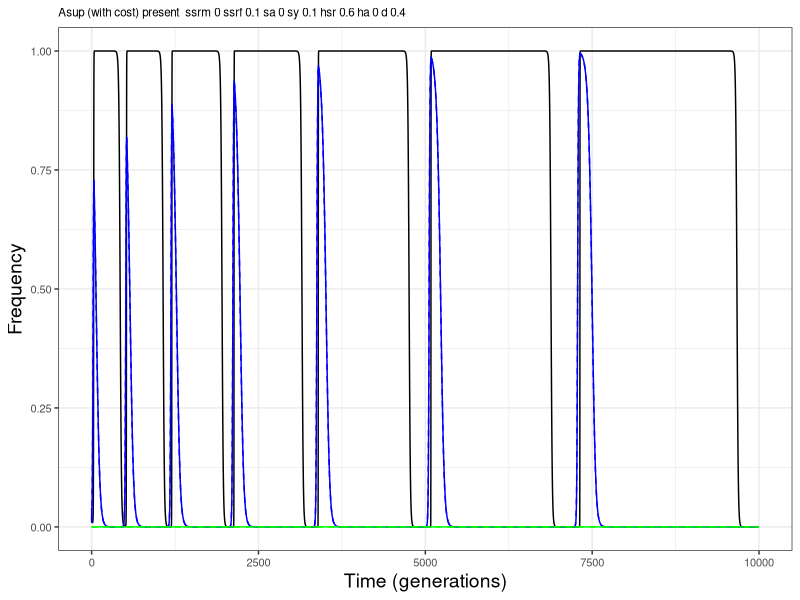
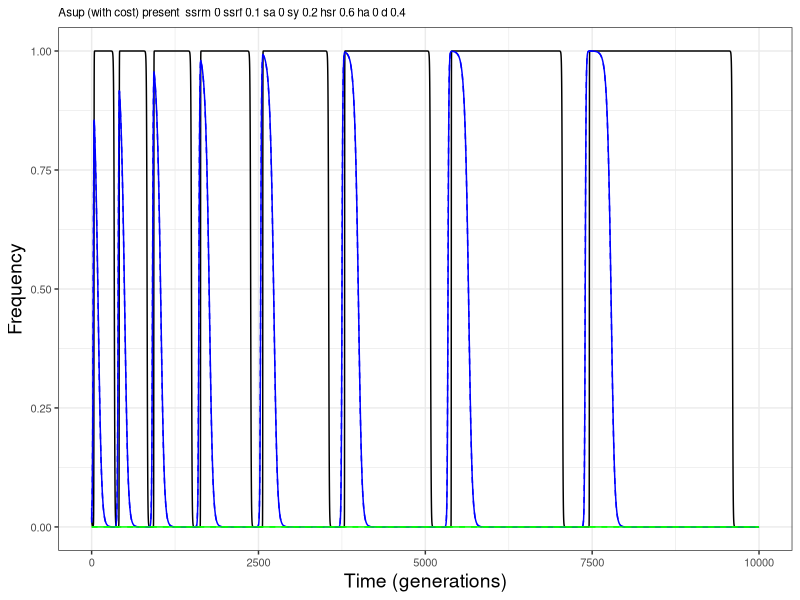
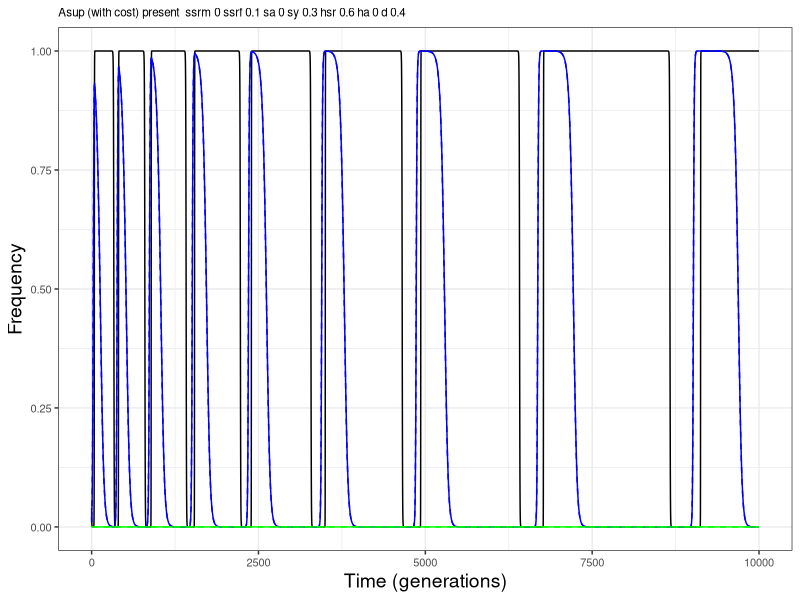
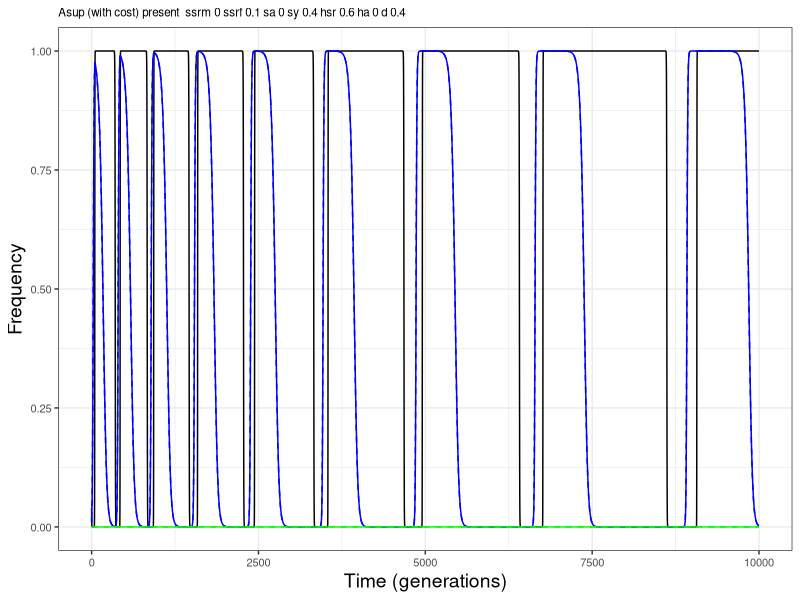
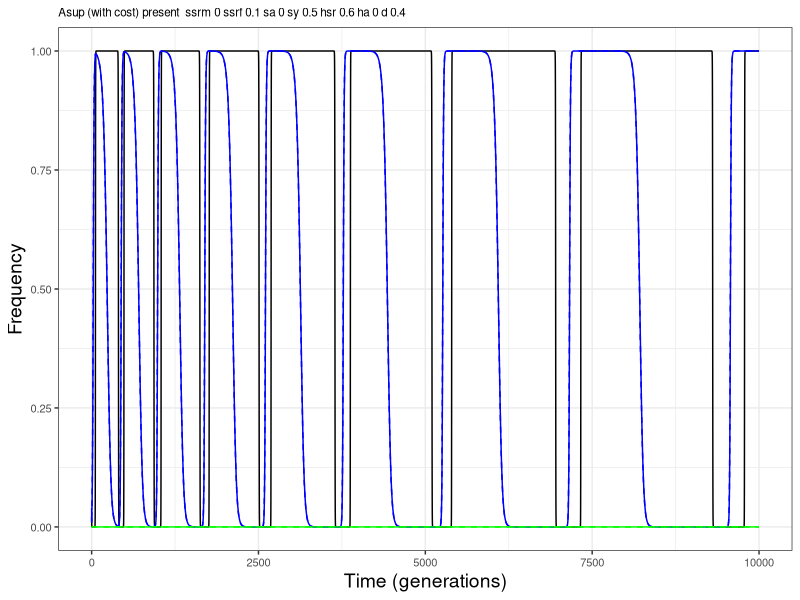
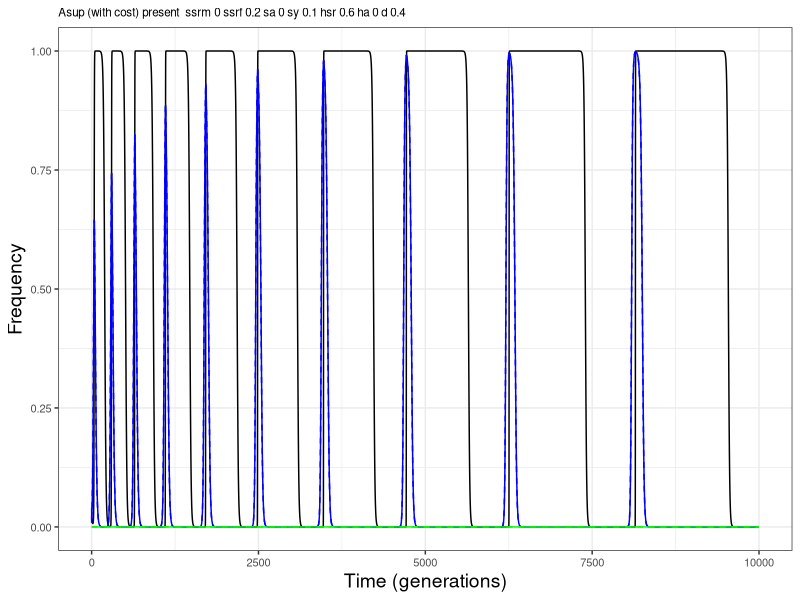
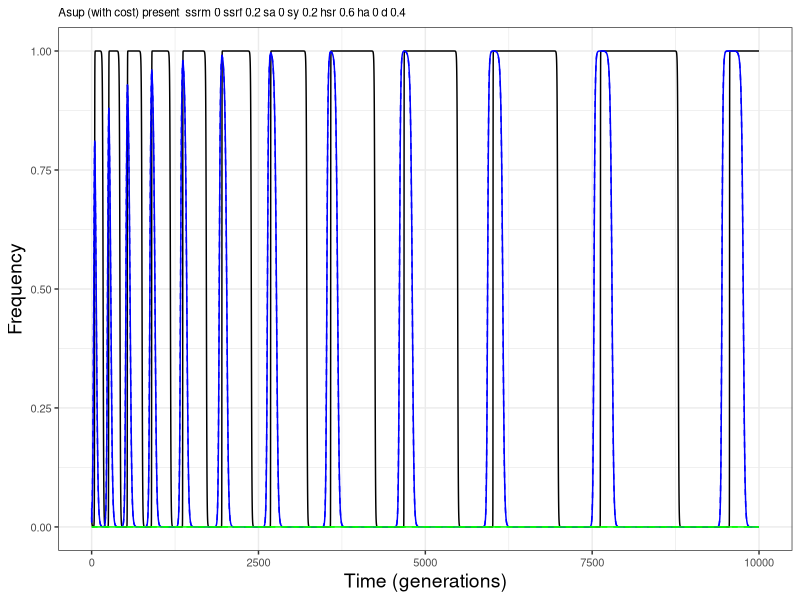
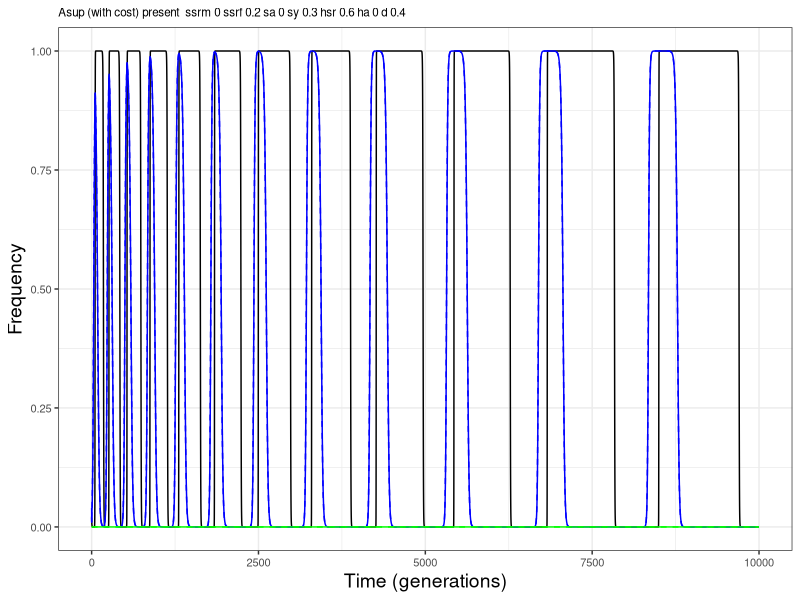

Generate these figures, in order, with R: (Note: a time limit stopped this script after it produced the figures.)
#Autosomal suppression of meiotic drive can prevent sex chromosome cycling
#Code: Anjali Gupta
#Last worked on: 25 February 2024



#Set Working Directory
setwd("~/locate your directory")

# Parameters:
#   sdm = ssrm: Fitness cost of sex-ratio drive gene in males 
#   hd = hsr: Dominance of cost of drive in females
#   sdf = ssr: Fitness cost of sex-ratio drive gene in females
#   ha: Dominance of cost of autosomal suppressor
#   sa: Fitness cost of autosomal suppressor
#   sy: Fitness cost of Y-linked suppressor
#   d: Strength of drive
#   p1, p2, p3, ..., p9: Genotypic frequencies in females
#   q1, q2, q3, ..., q12: Genotypic frequencies in males
#   t: Start time (in generations)
#   t_final: End time (in generations)
#   Xdm = XSRm: Allelic frequency of driving X in males
#   Xdf = XSRf: Allelic frequency of driving X in females
#   Asm = Asupm: Allelic frequency of autosomal suppressor in males
#   Asf = Asupf: Allelic frequency of autosomal suppressor in females 
#   Ys = Ysup: Allelic frequency of Y-linked suppressor

#Checking if we get the same cycling behavior for the exact same parameters as Hall 2004 - region 4 (Figure 3)

#Making the dataframe for Hall 2004 - region 4 - Fig3 - Cycling parameter space

Hall_Region4 <- data.frame(ssrm=numeric(),
                           ssr=numeric(),
                           sy=numeric(),
                           hsr=numeric(),
                           d=numeric())

for(ssr in seq(0.1,0.4,0.1)) {
  for(sy in seq(0.1,0.5,0.1)) {
    
        ssrm = 0
        hsr = 3/5
        d = 2/5
    
        Hall_Region4 <- rbind(Hall_Region4, data.frame(ssrm=ssrm, ssr=ssr, sy=sy, hsr=hsr, d=d))
        
  }
}

for(ssr in seq(0.1,0.2,0.1)) {
  for(sy in seq(0.1,0.3,0.1)) {
        
        ssrm = 0
        hsr = 3/5
        d = 1/5
        
        Hall_Region4 <- rbind(Hall_Region4, data.frame(ssrm=ssrm, ssr=ssr, sy=sy, hsr=hsr, d=d))
        
  }
}

for(ssr in seq(0.1,0.3,0.1)) {
  for(sy in seq(0.1,0.7,0.1)) {
      
        ssrm = 0
        hsr = 2/5
        d = 2/5
        
        Hall_Region4 <- rbind(Hall_Region4, data.frame(ssrm=ssrm, ssr=ssr, sy=sy, hsr=hsr, d=d))
        
  }
}

for(ssr in seq(0.1,0.1,0.1)) {
  for(sy in seq(0.1,0.3,0.1)) {
        
        ssrm = 0
        hsr = 2/5
        d = 1/5
        
        Hall_Region4 <- rbind(Hall_Region4, data.frame(ssrm=ssrm, ssr=ssr, sy=sy, hsr=hsr, d=d))
        
  }
}

for(ssr in seq(0.1,0.2,0.1)) {
  for(sy in seq(0.4,0.7,0.1)) {
        
        ssrm = 0
        hsr = 0
        d = 2/5
        
        Hall_Region4 <- rbind(Hall_Region4, data.frame(ssrm=ssrm, ssr=ssr, sy=sy, hsr=hsr, d=d))
        
  }
}

# The while loop function simulates the dynamics of a population of a X-linked sex-ratio meiotic drive gene with Y-linked and autosomal suppressors over time.

# Parameters:
#   sdm = ssrm: Fitness cost of sex-ratio drive gene in males 
#   hd = hsr: Dominance of cost of drive in females
#   sdf = ssr: Fitness cost of sex-ratio drive gene in females
#   ha: Dominance of cost of autosomal suppressor
#   sa: Fitness cost of autosomal suppressor
#   sy: Fitness cost of Y-linked suppressor
#   d: Strength of drive
#   p1, p2, p3, ..., p9: Genotypic frequencies in females
#   q1, q2, q3, ..., q12: Genotypic frequencies in males
#   t: Start time (in generations)
#   t_final: End time (in generations)
#   Xdm = XSRm: Allelic frequency of driving X in males
#   Xdf = XSRf: Allelic frequency of driving X in females
#   Asm = Asupm: Allelic frequency of autosomal suppressor in males
#   Asf = Asupf: Allelic frequency of autosomal suppressor in females 
#   Ys = Ysup: Allelic frequency of Y-linked suppressor

while_loop <- function(ssrm,hsr,ssr,ha,sa,sy,d,
                       p1,p2,p3,p4,p5,p6,p7,p8,p9,
                       q1,q2,q3,q4,q5,q6,q7,q8,q9,q10,q11,q12,
                       t,t_final) {
  
  
  XSRm = (q10 + q11 + q12 + q4 + q5 + q6)/(q10 + q11 + q12 + q4 + q5 + q6 + q1 + q2 + q3 + q7 + q8 + q9) #freq of driver X in males
  XSRf = (p4 + p5 + p6 + 2*(p7 + p8 + p9))/(2*(p1 + p2 + p3) + p4 + p5 + p6 + p4 + p5 + p6 + 2*(p7 + p8 + p9)) #freq of driver X in females
  Asupm = (q11 + q2 + q5 + q8 + 2*(q12 + q3 + q6 + q9))/(q11 + q2 + q5 + 2*(q1 + q10 + q4 + q7) + q8 + q11 + q2 + q5 + q8 + 2*(q12 + q3 + q6 + q9)) #freq of Autosomal suppressor in males
  Asupf = (p2 + p5 + p8 + 2*(p3 + p6 + p9))/(p2 + p5 + 2*(p1 + p4 + p7) + p8 + p2 + p5 + p8 + 2*(p3 + p6 + p9)) #freq of Autosomal suppressor in females
  Ysup = (q10 + q11 + q12 + q7 + q8 + q9)/(q1 + q2 + q3 + q4 + q5 + q6 + q10 + q11 + q12 + q7 + q8 + q9) #freq of Y suppressor in males
  
  results = data.frame(ssrm=ssrm,hsr=hsr,ssr=ssr,ha=ha,sa=sa,sy=sy,d=d,
                       p1=p1,p2=p2,p3=p3,p4=p4,p5=p5,p6=p6,p7=p7,p8=p8,p9=p9,
                       q1=q1,q2=q2,q3=q3,q4=q4,q5=q5,q6=q6,q7=q7,q8=q8,q9=q9,q10=q10,q11=q11,q12=q12,
                       t=t,
                       XSRm=XSRm,XSRf=XSRf,Asupm=Asupm,Asupf=Asupf,Ysup=Ysup)
  
  
  while(t<t_final &&
        !(q1+q2+q3+q4+q5+q6+q7+q8+q9+q10+q11+q12 == 0)) {
    
    u1 = v1 = 1
    u2 = v2 = 1 - ha*sa
    u3 = v3 = 1 - sa
    u4 = (1 - hsr*ssr)
    u5 = (1 - hsr*ssr)*(1 - ha*sa)
    u6 = (1 - hsr*ssr)*(1 - sa)
    u7 = (1 - ssr)
    u8 = (1 - ssr)*(1 - ha*sa)
    u9 = (1 - ssr)*(1 - sa)
    v4 = (1 - ssrm)
    v5 = (1 - ssrm)*(1 - ha*sa)
    v6 = (1 - ssrm)*(1 - sa)
    v7 = (1 - sy)
    v8 = (1 - sy)*(1 - ha*sa)
    v9 = (1 - sy)*(1 - sa)
    v10 = (1 - ssrm)*(1 - sy)
    v11 = (1 - ssrm)*(1 - sy)*(1 - ha*sa)
    v12 = (1 - ssrm)*(1 - sy)*(1 - sa)
    
    T = (v12*(p5/4 + p6/2 + p8/2 + p9)*(q8/4 + q9/2 + q11/4 + 
                                          q12/2)) + (v11*((p4/2 + p5/4 + p7 + p8/2)*(q8/4 + q9/2 + q11/4 +
                                                                                       q12/2) + (p5/4 + p6/2 + p8/2 + p9)*(q7/2 + q8/4 + q10/2 + 
                                                                                                                             q11/4))) + (v10*(p4/2 + p5/4 + p7 + p8/2)*(q7/2 + q8/4 + 
                                                                                                                                                                          q10/2 + q11/4)) + (v9*(p2/2 + p3 + p5/4 + p6/2)*(q8/4 + q9/2 + 
                                                                                                                                                                                                                             q11/4 + q12/
                                                                                                                                                                                                                             2)) + (v8*((p1 + p2/2 + p4/2 + p5/4)*(q8/4 + q9/2 + q11/4 + 
                                                                                                                                                                                                                                                                     q12/2) + (p2/2 + p3 + p5/4 + p6/2)*(q7/2 + q8/4 + q10/2 + 
                                                                                                                                                                                                                                                                                                           q11/4))) + (v7*(p1 + p2/2 + p4/2 + p5/4)*(q7/2 + q8/4 + 
                                                                                                                                                                                                                                                                                                                                                       q10/2 + q11/4)) + (v6*(p5/4 + p6/2 + p8/2 + p9)*(q2/4 + q3/2 + 
                                                                                                                                                                                                                                                                                                                                                                                                          q5/4 + q6/
                                                                                                                                                                                                                                                                                                                                                                                                          2)) + (v5*((p5/4 + p6/2 + p8/2 + p9)*(q1/2 + 
                                                                                                                                                                                                                                                                                                                                                                                                                                                  q2/4 + ((1/2) - d)*q4 + q5/4) + (p4/2 + p5/4 + p7 + 
                                                                                                                                                                                                                                                                                                                                                                                                                                                                                     p8/2)*(q2/4 + q3/2 + q5/4 + q6/2))) + (v4*(p4/2 + p5/4 + p7 +
                                                                                                                                                                                                                                                                                                                                                                                                                                                                                                                                  p8/2)*(q1/2 + q2/4 + ((1/2) - d)*q4 + q5/4)) + (v3*(p2/2 + p3 +
                                                                                                                                                                                                                                                                                                                                                                                                                                                                                                                                                                                        p5/4 + p6/2)*(q2/4 + q3/2 + q5/4 + 
                                                                                                                                                                                                                                                                                                                                                                                                                                                                                                                                                                                                        q6/2)) + (v2*((p1 + p2/2 + p4/2 + p5/4)*(q2/4 + q3/2 + q5/4 + 
                                                                                                                                                                                                                                                                                                                                                                                                                                                                                                                                                                                                                                                   q6/2) + (p2/2 + p3 + p5/4 + p6/2)*(q1/2 + 
                                                                                                                                                                                                                                                                                                                                                                                                                                                                                                                                                                                                                                                                                        q2/4 + ((1/2) - d)*q4 + q5/4))) + (v1*(p1 + p2/2 + p4/2 + 
                                                                                                                                                                                                                                                                                                                                                                                                                                                                                                                                                                                                                                                                                                                                 p5/4)*(q1/2 + q2/4 + ((1/2) - d)*q4 + q5/4)) + (u9*(p5/4 + 
                                                                                                                                                                                                                                                                                                                                                                                                                                                                                                                                                                                                                                                                                                                                                                                       p6/2 + p8/2 + p9)*(q5/4 + q6/2 + q11/4 + 
                                                                                                                                                                                                                                                                                                                                                                                                                                                                                                                                                                                                                                                                                                                                                                                                            q12/2)) + (u8*((p4/2 + p5/4 + p7 + p8/2)*(q5/4 + q6/2 + q11/4 + 
                                                                                                                                                                                                                                                                                                                                                                                                                                                                                                                                                                                                                                                                                                                                                                                                                                                        q12/2) + (p5/4 + p6/2 + p8/2 + p9)*(((1/2) + d)*q4 + q5/4 + 
                                                                                                                                                                                                                                                                                                                                                                                                                                                                                                                                                                                                                                                                                                                                                                                                                                                                                              q10/2 + q11/4))) + (u7*((p4/2 + p5/4 + p7 + 
                                                                                                                                                                                                                                                                                                                                                                                                                                                                                                                                                                                                                                                                                                                                                                                                                                                                                                                         p8/2)*(((1/2) + d)*q4 + q5/4 + q10/2 + 
                                                                                                                                                                                                                                                                                                                                                                                                                                                                                                                                                                                                                                                                                                                                                                                                                                                                                                                                  q11/4))) + (u6*((p2/2 + p3 + p5/4 + p6/2)*(q5/4 + q6/2 + 
                                                                                                                                                                                                                                                                                                                                                                                                                                                                                                                                                                                                                                                                                                                                                                                                                                                                                                                                                                               q11/4 + q12/2) + (p5/4 + p6/2 + p8/2 + p9)*(q2/4 + q3/2 + 
                                                                                                                                                                                                                                                                                                                                                                                                                                                                                                                                                                                                                                                                                                                                                                                                                                                                                                                                                                                                                             q8/4 + q9/2))) + (u5*((p1 + p2/2 + p4/2 + p5/4)*(q5/4 + 
                                                                                                                                                                                                                                                                                                                                                                                                                                                                                                                                                                                                                                                                                                                                                                                                                                                                                                                                                                                                                                                                                q6/2 + q11/4 + q12/2) + (p4/2 + p5/4 + p7 + p8/2)*(q2/4 + 
                                                                                                                                                                                                                                                                                                                                                                                                                                                                                                                                                                                                                                                                                                                                                                                                                                                                                                                                                                                                                                                                                                                                     q3/2 + q8/4 + q9/2) + (p2/2 + p3 + p5/4 + 
                                                                                                                                                                                                                                                                                                                                                                                                                                                                                                                                                                                                                                                                                                                                                                                                                                                                                                                                                                                                                                                                                                                                                              p6/2)*(((1/2) + d)*q4 + q5/4 + q10/2 + q11/4) + (p5/4 + 
                                                                                                                                                                                                                                                                                                                                                                                                                                                                                                                                                                                                                                                                                                                                                                                                                                                                                                                                                                                                                                                                                                                                                                                                                 p6/2 + p8/2 + p9)*(q1/2 + q2/4 + q7/2 + q8/4))) + (u4*((p1 + 
                                                                                                                                                                                                                                                                                                                                                                                                                                                                                                                                                                                                                                                                                                                                                                                                                                                                                                                                                                                                                                                                                                                                                                                                                                                                           p2/2 + p4/2 + p5/4)*(((1/2) + d)*q4 + q5/4 + q10/2 + 
                                                                                                                                                                                                                                                                                                                                                                                                                                                                                                                                                                                                                                                                                                                                                                                                                                                                                                                                                                                                                                                                                                                                                                                                                                                                                                  q11/4) + (p4/2 + p5/4 + p7 + p8/2)*(q1/2 + q2/4 + q7/2 + 
                                                                                                                                                                                                                                                                                                                                                                                                                                                                                                                                                                                                                                                                                                                                                                                                                                                                                                                                                                                                                                                                                                                                                                                                                                                                                                                                        q8/4))) + (u3*(p2/2 + p3 + p5/4 + p6/2)*(q2/4 + q3/2 + q8/4 +
                                                                                                                                                                                                                                                                                                                                                                                                                                                                                                                                                                                                                                                                                                                                                                                                                                                                                                                                                                                                                                                                                                                                                                                                                                                                                                                                                                                   q9/2)) + (u2*((p1 + p2/2 + p4/2 + p5/4)*(q2/4 + q3/2 + q8/4 + 
                                                                                                                                                                                                                                                                                                                                                                                                                                                                                                                                                                                                                                                                                                                                                                                                                                                                                                                                                                                                                                                                                                                                                                                                                                                                                                                                                                                                                              q9/2) + (p2/2 + p3 + p5/4 + p6/2)*(q1/2 + q2/4 + q7/2 + 
                                                                                                                                                                                                                                                                                                                                                                                                                                                                                                                                                                                                                                                                                                                                                                                                                                                                                                                                                                                                                                                                                                                                                                                                                                                                                                                                                                                                                                                                   q8/4))) + (u1*(p1 + p2/2 + p4/2 + p5/4)*(q1/2 + q2/4 + q7/2 +
                                                                                                                                                                                                                                                                                                                                                                                                                                                                                                                                                                                                                                                                                                                                                                                                                                                                                                                                                                                                                                                                                                                                                                                                                                                                                                                                                                                                                                                                                                              q8/4))
    
    q12next = (v12*(p5/4 + p6/2 + p8/2 + p9)*(q8/4 + q9/2 + q11/4 + 
                                                q12/2))/T
    q11next = (v11*((p4/2 + p5/4 + p7 + p8/2)*(q8/4 + q9/2 + q11/4 + 
                                                 q12/2) + (p5/4 + p6/2 + p8/2 + p9)*(q7/2 + q8/4 + q10/2 + 
                                                                                       q11/4)))/T
    q10next = (v10*(p4/2 + p5/4 + p7 + p8/2)*(q7/2 + q8/4 + q10/2 + 
                                                q11/4))/T
    q9next = (v9*(p2/2 + p3 + p5/4 + p6/2)*(q8/4 + q9/2 + q11/4 + q12/2))/T
    q8next = (v8*((p1 + p2/2 + p4/2 + p5/4)*(q8/4 + q9/2 + q11/4 + 
                                               q12/2) + (p2/2 + p3 + p5/4 + p6/2)*(q7/2 + q8/4 + q10/2 + 
                                                                                     q11/4)))/T
    q7next = (v7*(p1 + p2/2 + p4/2 + p5/4)*(q7/2 + q8/4 + q10/2 + q11/4))/T
    q6next = (v6*(p5/4 + p6/2 + p8/2 + p9)*(q2/4 + q3/2 + q5/4 + q6/2))/T
    q5next = (v5*((p5/4 + p6/2 + p8/2 + p9)*(q1/2 + 
                                               q2/4 + ((1/2) - d)*q4 + q5/4) + (p4/2 + p5/4 + p7 + 
                                                                                  p8/2)*(q2/4 + q3/2 + q5/4 + q6/2)))/T
    q4next = (v4*(p4/2 + p5/4 + p7 + p8/2)*(q1/2 + q2/4 + ((1/2) - d)*q4 +
                                              q5/4))/T
    q3next = (v3*(p2/2 + p3 + p5/4 + p6/2)*(q2/4 + q3/2 + q5/4 + q6/2))/T
    q2next = (v2*((p1 + p2/2 + p4/2 + p5/4)*(q2/4 + q3/2 + q5/4 + 
                                               q6/2) + (p2/2 + p3 + p5/4 + p6/2)*(q1/2 + 
                                                                                    q2/4 + ((1/2) - d)*q4 + q5/4)))/T
    q1next = (v1*(p1 + p2/2 + p4/2 + p5/4)*(q1/2 + q2/4 + ((1/2) - d)*q4 +
                                              q5/4))/T
    p9next = (u9*(p5/4 + p6/2 + p8/2 + p9)*(q5/4 + q6/2 + q11/4 + q12/2))/T
    p8next = (u8*((p4/2 + p5/4 + p7 + p8/2)*(q5/4 + q6/2 + q11/4 + 
                                               q12/2) + (p5/4 + p6/2 + p8/2 + p9)*(((1/2) + d)*q4 + q5/4 + 
                                                                                     q10/2 + q11/4)))/T
    p7next = (u7*((p4/2 + p5/4 + p7 + p8/2)*(((1/2) + d)*q4 + q5/4 + 
                                               q10/2 + q11/4)))/T
    p6next = (u6*((p2/2 + p3 + p5/4 + p6/2)*(q5/4 + q6/2 + q11/4 + 
                                               q12/2) + (p5/4 + p6/2 + p8/2 + p9)*(q2/4 + q3/2 + q8/4 + 
                                                                                     q9/2)))/T
    p5next = (u5*((p1 + p2/2 + p4/2 + p5/4)*(q5/4 + q6/2 + q11/4 + 
                                               q12/2) + (p4/2 + p5/4 + p7 + p8/2)*(q2/4 + q3/2 + q8/4 + 
                                                                                     q9/2) + (p2/2 + p3 + p5/4 + p6/2)*(((1/2) + d)*q4 + q5/4 + 
                                                                                                                          q10/2 + q11/4) + (p5/4 + p6/2 + p8/2 + p9)*(q1/2 + q2/4 + 
                                                                                                                                                                        q7/2 + q8/4)))/T
    p4next = (u4*((p1 + p2/2 + p4/2 + p5/4)*(((1/2) + d)*q4 + q5/4 + 
                                               q10/2 + q11/4) + (p4/2 + p5/4 + p7 + p8/2)*(q1/2 + q2/4 + 
                                                                                             q7/2 + q8/4)))/T
    p3next = (u3*(p2/2 + p3 + p5/4 + p6/2)*(q2/4 + q3/2 + q8/4 + q9/2))/T
    p2next = (u2*((p1 + p2/2 + p4/2 + p5/4)*(q2/4 + q3/2 + q8/4 + 
                                               q9/2) + (p2/2 + p3 + p5/4 + p6/2)*(q1/2 + q2/4 + q7/2 + 
                                                                                    q8/4)))/T
    p1next = (u1*(p1 + p2/2 + p4/2 + p5/4)*(q1/2 + q2/4 + q7/2 + q8/4))/T
    
    
    
    
    XSRmnext = (q4next + q5next + q6next + q10next + q11next + q12next)/(q4next + q5next + q6next + q10next + q11next + q12next + q1next + q2next + q3next + q7next + q8next + q9next)
    XSRfnext = (p4next + p5next + p6next + 2*(p7next + p8next + p9next))/(p4next + p5next + p6next + 2*(p7next + p8next + p9next) + 2*(p1next + p2next + p3next) + p4next + p5next + p6next)
    Asupmnext = (q2next + q5next + q8next + q11next + 2*(q3next + q6next + q9next + q12next))/(q2next + q5next + q8next + q11next + 2*(q3next + q6next + q9next + q12next) + q2next + q5next + q8next + q11next + 2*(q1next + q4next + q7next + q10next))
    Asupfnext = (p2next + p5next + p8next + 2*(p3next + p6next + p9next))/(p2next + p5next + p8next + 2*(p3next + p6next + p9next) + p2next + p5next + p8next + 2*(p1next + p4next + p7next))
    Ysupnext = (q7next + q8next + q9next + q10next + q11next + q12next)/(q7next + q8next + q9next + q10next + q11next + q12next + q1next + q2next + q3next + q4next + q5next + q6next)
    
    t=t+1
    
    XSRm=XSRmnext
    XSRf=XSRfnext
    Ysup=Ysupnext
    Asupf=Asupfnext
    Asupm=Asupmnext
    
    p1=p1next
    p2=p2next
    p3=p3next
    p4=p4next
    p5=p5next
    p6=p6next
    p7=p7next
    p8=p8next
    p9=p9next
    q1=q1next
    q2=q2next
    q3=q3next
    q4=q4next
    q5=q5next
    q6=q6next
    q7=q7next
    q8=q8next
    q9=q9next
    q10=q10next
    q11=q11next
    q12=q12next
    
    results[length(results$t)+1,] <- c(ssrm=ssrm,
                                       hsr=hsr,
                                       ssr=ssr,
                                       ha=ha,
                                       sa=sa,
                                       sy=sy,
                                       d=d,
                                       p1=p1,
                                       p2=p2,
                                       p3=p3,
                                       p4=p4,
                                       p5=p5,
                                       p6=p6,
                                       p7=p7,
                                       p8=p8,
                                       p9=p9,
                                       q1=q1,
                                       q2=q2,
                                       q3=q3,
                                       q4=q4,
                                       q5=q5,
                                       q6=q6,
                                       q7=q7,
                                       q8=q8,
                                       q9=q9,
                                       q10=q10,
                                       q11=q11,
                                       q12=q12,
                                       t=t,
                                       XSRm=XSRm,
                                       XSRf=XSRf,
                                       Asupm=Asupm,
                                       Asupf=Asupf,
                                       Ysup=Ysup)
  }
  return(results)
}


library(ggplot2)

#Simulating our model over Hall's cycling parameter space
#Plots will be saved in the pdf

pdf("Hall2004CyclingParameterSpace.pdf")

for(i in 1:nrow(Hall_Region4)) {
  
  ssrm = Hall_Region4$ssrm[i]
  ssr = Hall_Region4$ssr[i]
  sy = Hall_Region4$sy[i]
  hsr = Hall_Region4$hsr[i]
  d = Hall_Region4$d[i]
  
  ha <- 0
  for(sa in 0) {
  
        p1=0.49 #XXAA ##a is sup ##A is wildtype 
        p2=0 #XXAa
        p3=0 #XXaa
        p4=0.01 #XsrXAA
        p5=0 #XsrXAa
        p6=0 #XsrXaa
        p7=0 #XsrXsrAA
        p8=0 #XsrXsrAa
        p9=0 #XsrXsraa
        q1=0.48 #XYAA
        q2=0 #XYAa
        q3=0 #XYaa
        q4=0.01 #XsrYAA
        q5=0 #XsrYAa
        q6=0 #XsrYaa
        q7=0 #XYsupAA
        q8=0 #XYsupAa
        q9=0 #XYsupaa
        q10=0.01 #XsrYsupAA
        q11=0 #XsrYsupAa
        q12=0 #XsrYsupaa
        
        t=0
        t_final=10000
        
        
        result_1 <- while_loop(ssrm,hsr,ssr,ha,sa,sy,d,
                               p1,p2,p3,p4,p5,p6,p7,p8,p9,
                               q1,q2,q3,q4,q5,q6,q7,q8,q9,q10,q11,q12,
                               t,t_final)
        
        
        p1 <- ggplot(result_1, aes(x = t)) +
          geom_line(aes(y = Ysup), linetype = "solid", size = 0.5, color = "black") +
          geom_line(aes(y = XSRf), linetype = "dashed", size = 0.5, color = "blue") +
          geom_line(aes(y = XSRm), linetype = "solid", size = 0.5, color = "blue") +
          geom_line(aes(y = Asupm), linetype = "solid", size = 0.5, color = "green") +
          geom_line(aes(y = Asupf), linetype = "dashed", size = 0.5, color = "green") +
          xlim(0, 10000) +
          ylim(0, 1) +
          labs(x = "Time (generations)", y = "Frequency") +
          theme_bw() +
          ggtitle(paste("Asup (with cost) present ","ssrm",result_1$ssrm[1], "ssrf",result_1$ssr[1], "sa",result_1$sa[1], "sy",result_1$sy[1], "hsr",result_1$hsr[1], "ha",result_1$ha[1], "d",result_1$d[1])) +
          theme(axis.title = element_text(size=14),
                axis.text = element_text(size=8),
                title = element_text(size = 7)) +
          scale_color_manual(
            values = c("black", "blue", "blue", "green", "green"),
            labels = c("Ysup", "Xsr Female", "Xsr Male", "Asup Female", "Asup Male")
          ) +
          guides(
            color = guide_legend(override.aes = list(linetype = c("solid", "solid", "dashed", "solid", "dashed"))),
            linetype = guide_legend()
          )
        
        print(p1)
  }
}

dev.off()
